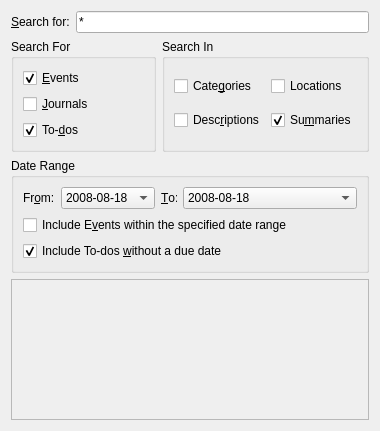
<?xml version="1.0" encoding="UTF-8"?>
<ui version="4.0">
 <author>UIExtractor</author>
 <comment>This is a comment</comment>
 <class>SearchDialog</class>
 <widget class="QWidget" name="SearchDialog">
  <property name="geometry">
   <rect>
    <x>0</x>
    <y>0</y>
    <width>380</width>
    <height>431</height>
   </rect>
  </property>
  <property name="windowTitle">
   <string>Find Events - KOrganizer</string>
  </property>
  <layout class="QGridLayout" name="gridLayout_2">
   <item row="0" column="0" colspan="2">
    <layout class="QHBoxLayout" name="horizontalLayout_4">
     <item>
      <widget class="QLabel" name="mSearchLabel">
       <property name="text">
        <string>&amp;Search for:</string>
       </property>
       <property name="wordWrap">
        <bool>false</bool>
       </property>
       <property name="buddy">
        <cstring>mSearchEdit</cstring>
       </property>
      </widget>
     </item>
     <item>
      <widget class="KLineEdit" name="mSearchEdit">
       <property name="toolTip">
        <string>Search pattern, use wildcards '*' and '?' as desired.</string>
       </property>
       <property name="whatsThis">
        <string>Enter your search pattern here. Wildcards '*' (matches any string) and '?' (matches any character) are supported.  For example, to match any string starting with the letter 'a', use the search pattern a*.</string>
       </property>
       <property name="text">
        <string>*</string>
       </property>
      </widget>
     </item>
    </layout>
   </item>
   <item row="1" column="0">
    <widget class="QGroupBox" name="mSearchTypeGroup">
     <property name="title">
      <string>Search For</string>
     </property>
     <layout class="QVBoxLayout" name="verticalLayout">
      <item>
       <widget class="QCheckBox" name="mEventsCheck">
        <property name="toolTip">
         <string>Search for Events with matching criteria</string>
        </property>
        <property name="whatsThis">
         <string>Check this box if you want to search for Event items that match the search criteria.</string>
        </property>
        <property name="text">
         <string>&amp;Events</string>
        </property>
        <property name="checked">
         <bool>true</bool>
        </property>
       </widget>
      </item>
      <item>
       <widget class="QCheckBox" name="mJournalsCheck">
        <property name="toolTip">
         <string>Search for Journals with matching criteria</string>
        </property>
        <property name="whatsThis">
         <string>Check this box if you want to search for Journal items that match the search criteria.</string>
        </property>
        <property name="text">
         <string>&amp;Journals</string>
        </property>
       </widget>
      </item>
      <item>
       <widget class="QCheckBox" name="mTodosCheck">
        <property name="toolTip">
         <string>Search for To-dos with matching criteria</string>
        </property>
        <property name="whatsThis">
         <string>Check this box if you want to search To-do items that match the search criteria.</string>
        </property>
        <property name="text">
         <string>To-&amp;dos</string>
        </property>
        <property name="checked">
         <bool>true</bool>
        </property>
       </widget>
      </item>
     </layout>
    </widget>
   </item>
   <item row="1" column="1">
    <widget class="QGroupBox" name="mSearchGroup">
     <property name="title">
      <string>Search In</string>
     </property>
     <layout class="QGridLayout" name="gridLayout">
      <item row="0" column="0">
       <widget class="QCheckBox" name="mCategoryCheck">
        <property name="toolTip">
         <string>Include item categories in your search</string>
        </property>
        <property name="whatsThis">
         <string>Check this box if you want to match item categories against your search pattern.</string>
        </property>
        <property name="text">
         <string>Cate&amp;gories</string>
        </property>
       </widget>
      </item>
      <item row="0" column="1">
       <widget class="QCheckBox" name="mLocationCheck">
        <property name="toolTip">
         <string>Include item locations in your search</string>
        </property>
        <property name="whatsThis">
         <string>Check this box if you want to match item locations against your search pattern.</string>
        </property>
        <property name="text">
         <string>Locations</string>
        </property>
       </widget>
      </item>
      <item row="1" column="0">
       <widget class="QCheckBox" name="mDescriptionCheck">
        <property name="toolTip">
         <string>Include item descriptions in your search</string>
        </property>
        <property name="whatsThis">
         <string>Check this box if you want to match item descriptions against your search pattern.</string>
        </property>
        <property name="text">
         <string>Desc&amp;riptions</string>
        </property>
       </widget>
      </item>
      <item row="1" column="1">
       <widget class="QCheckBox" name="mSummaryCheck">
        <property name="toolTip">
         <string>Include item summaries in your search</string>
        </property>
        <property name="whatsThis">
         <string>Check this box if you want to match item summaries against your search pattern.</string>
        </property>
        <property name="text">
         <string>Su&amp;mmaries</string>
        </property>
        <property name="checked">
         <bool>true</bool>
        </property>
       </widget>
      </item>
     </layout>
    </widget>
   </item>
   <item row="2" column="0" colspan="2">
    <widget class="QGroupBox" name="mDateRangeGroup">
     <property name="title">
      <string>Date Range</string>
     </property>
     <layout class="QFormLayout" name="formLayout">
      <item row="0" column="0">
       <layout class="QHBoxLayout" name="horizontalLayout_2">
        <item>
         <widget class="QLabel" name="mStartDateLabel">
          <property name="text">
           <string>Fr&amp;om:</string>
          </property>
          <property name="wordWrap">
           <bool>false</bool>
          </property>
          <property name="buddy">
           <cstring>mStartDate</cstring>
          </property>
         </widget>
        </item>
        <item>
         <widget class="KPIM::KDateEdit" name="mStartDate">
          <property name="sizePolicy">
           <sizepolicy hsizetype="Preferred" vsizetype="Fixed">
            <horstretch>1</horstretch>
            <verstretch>0</verstretch>
           </sizepolicy>
          </property>
          <property name="toolTip">
           <string>Include items with a starting date on or after this date</string>
          </property>
          <property name="whatsThis">
           <string>Search for items with a starting date on or after the date you specify here.</string>
          </property>
          <item>
           <property name="text">
            <string>2008-08-18</string>
           </property>
          </item>
         </widget>
        </item>
       </layout>
      </item>
      <item row="0" column="1">
       <layout class="QHBoxLayout" name="horizontalLayout_3">
        <item>
         <widget class="QLabel" name="mEndDateLabel">
          <property name="text">
           <string>&amp;To:</string>
          </property>
          <property name="wordWrap">
           <bool>false</bool>
          </property>
          <property name="buddy">
           <cstring>mEndDate</cstring>
          </property>
         </widget>
        </item>
        <item>
         <widget class="KPIM::KDateEdit" name="mEndDate">
          <property name="sizePolicy">
           <sizepolicy hsizetype="Preferred" vsizetype="Fixed">
            <horstretch>1</horstretch>
            <verstretch>0</verstretch>
           </sizepolicy>
          </property>
          <property name="toolTip">
           <string>Include items with ending date on or before this date</string>
          </property>
          <property name="whatsThis">
           <string>Search for items with an ending date on or before the date you specify here.</string>
          </property>
          <item>
           <property name="text">
            <string>2008-08-18</string>
           </property>
          </item>
         </widget>
        </item>
       </layout>
      </item>
      <item row="1" column="0" colspan="2">
       <widget class="QCheckBox" name="mInclusiveCheck">
        <property name="toolTip">
         <string>Include Events only if their date range falls into the range specified above</string>
        </property>
        <property name="whatsThis">
         <string>Check this box if you want to include Events that occur within the date range specified.  Events that do not fall completely within the date range will be excluded from the search results.</string>
        </property>
        <property name="text">
         <string>Include E&amp;vents within the specified date range</string>
        </property>
       </widget>
      </item>
      <item row="2" column="0" colspan="2">
       <widget class="QCheckBox" name="mIncludeUndatedTodos">
        <property name="toolTip">
         <string>Include To-dos in the search that do not have a due date</string>
        </property>
        <property name="whatsThis">
         <string>Check this box to include To-dos without a due date in the search results.</string>
        </property>
        <property name="text">
         <string>Include To-dos &amp;without a due date</string>
        </property>
        <property name="checked">
         <bool>true</bool>
        </property>
       </widget>
      </item>
     </layout>
    </widget>
   </item>
   <item row="3" column="0" colspan="2">
    <widget class="QFrame" name="mListViewFrame">
     <property name="sizePolicy">
      <sizepolicy hsizetype="Preferred" vsizetype="MinimumExpanding">
       <horstretch>0</horstretch>
       <verstretch>0</verstretch>
      </sizepolicy>
     </property>
     <property name="frameShape">
      <enum>QFrame::StyledPanel</enum>
     </property>
     <property name="frameShadow">
      <enum>QFrame::Raised</enum>
     </property>
    </widget>
   </item>
  </layout>
 </widget>
 <customwidgets>
  <customwidget>
   <class>KPIM::KDateEdit</class>
   <extends>QComboBox</extends>
   <header>libkdepim/kdateedit.h</header>
  </customwidget>
  <customwidget>
   <class>KLineEdit</class>
   <extends>QLineEdit</extends>
   <header>klineedit.h</header>
  </customwidget>
 </customwidgets>
 <tabstops>
  <tabstop>mEventsCheck</tabstop>
  <tabstop>mTodosCheck</tabstop>
  <tabstop>mJournalsCheck</tabstop>
  <tabstop>mStartDate</tabstop>
  <tabstop>mEndDate</tabstop>
  <tabstop>mInclusiveCheck</tabstop>
  <tabstop>mIncludeUndatedTodos</tabstop>
 </tabstops>
 <includes>
  <include location="local">libkdepim/kdateedit.h</include>
 </includes>
 <resources/>
 <connections/>
</ui>
